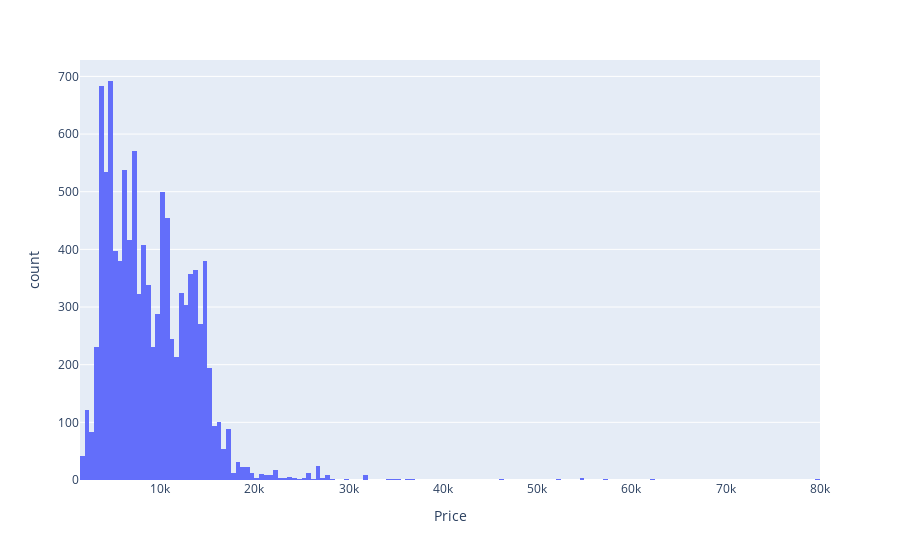

Source (notebook cell):
### Markdown cell above
### What is the distribution of flight fares in the dataset?

### Code cell
px.histogram(data_frame= df, x= 'Price')

### Figure 1 — Plotly figure (JSON) as saved in the notebook; plotly's stock layout.template omitted (floating-point values rounded to 4 significant figures; data arrays with more than 128 entries replaced by an {"elided": "..."} marker saying what was removed)
{"data": [{"alignmentgroup": "True", "bingroup": "x", "hovertemplate": "Price=%{x}<br>count=%{y}<extra></extra>", "legendgroup": "", "marker": {"color": "#636efa", "pattern": {"shape": ""}}, "name": "", "offsetgroup": "", "orientation": "v", "showlegend": false, "type": "histogram", "x": {"elided": "10461 int values"}, "xaxis": "x", "yaxis": "y"}], "layout": {"barmode": "relative", "legend": {"tracegroupgap": 0}, "margin": {"t": 60}, "xaxis": {"anchor": "y", "domain": [0, 1], "title": {"text": "Price"}}, "yaxis": {"anchor": "x", "domain": [0, 1], "title": {"text": "count"}}}}
